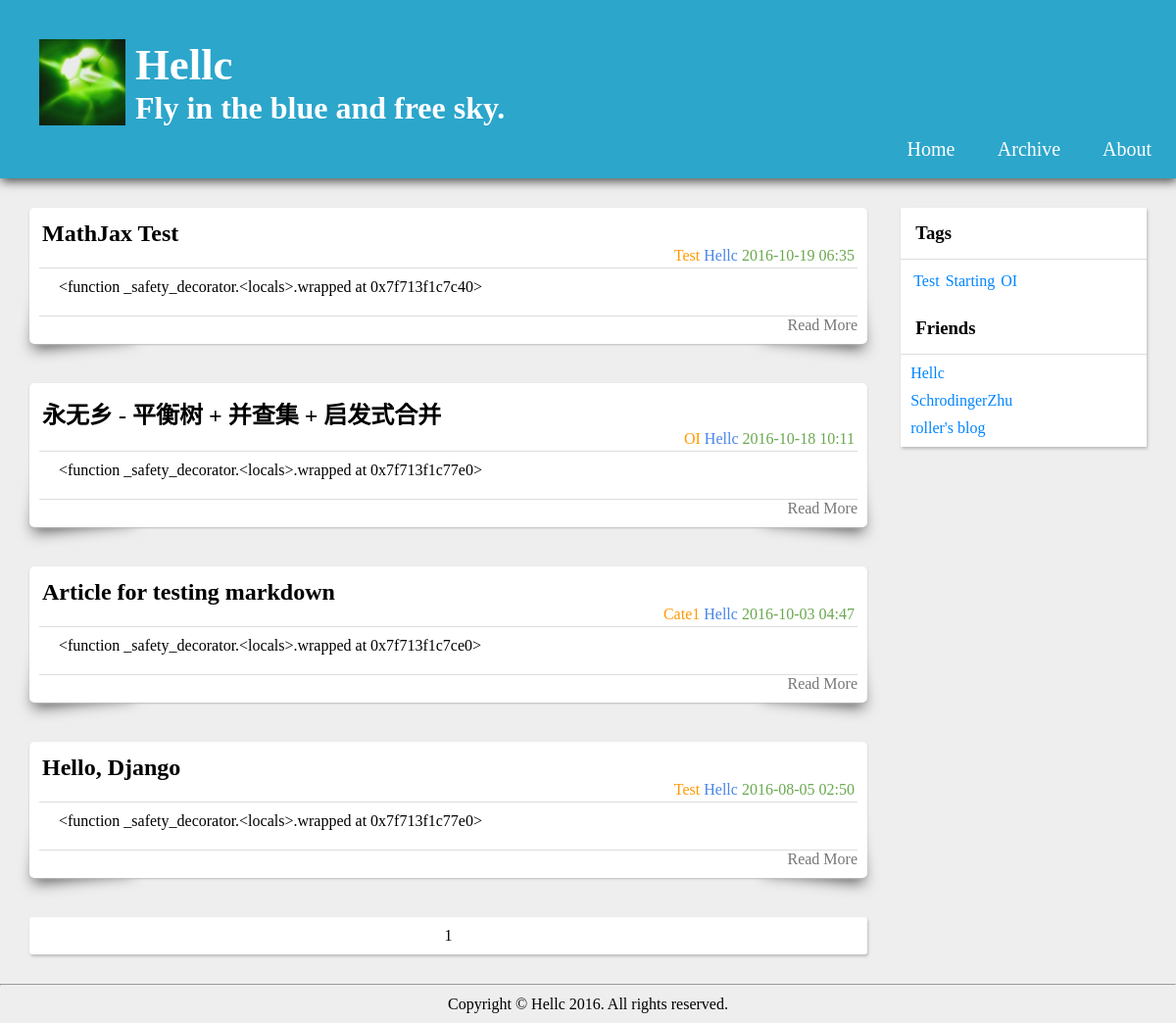
The app's page /, older data.
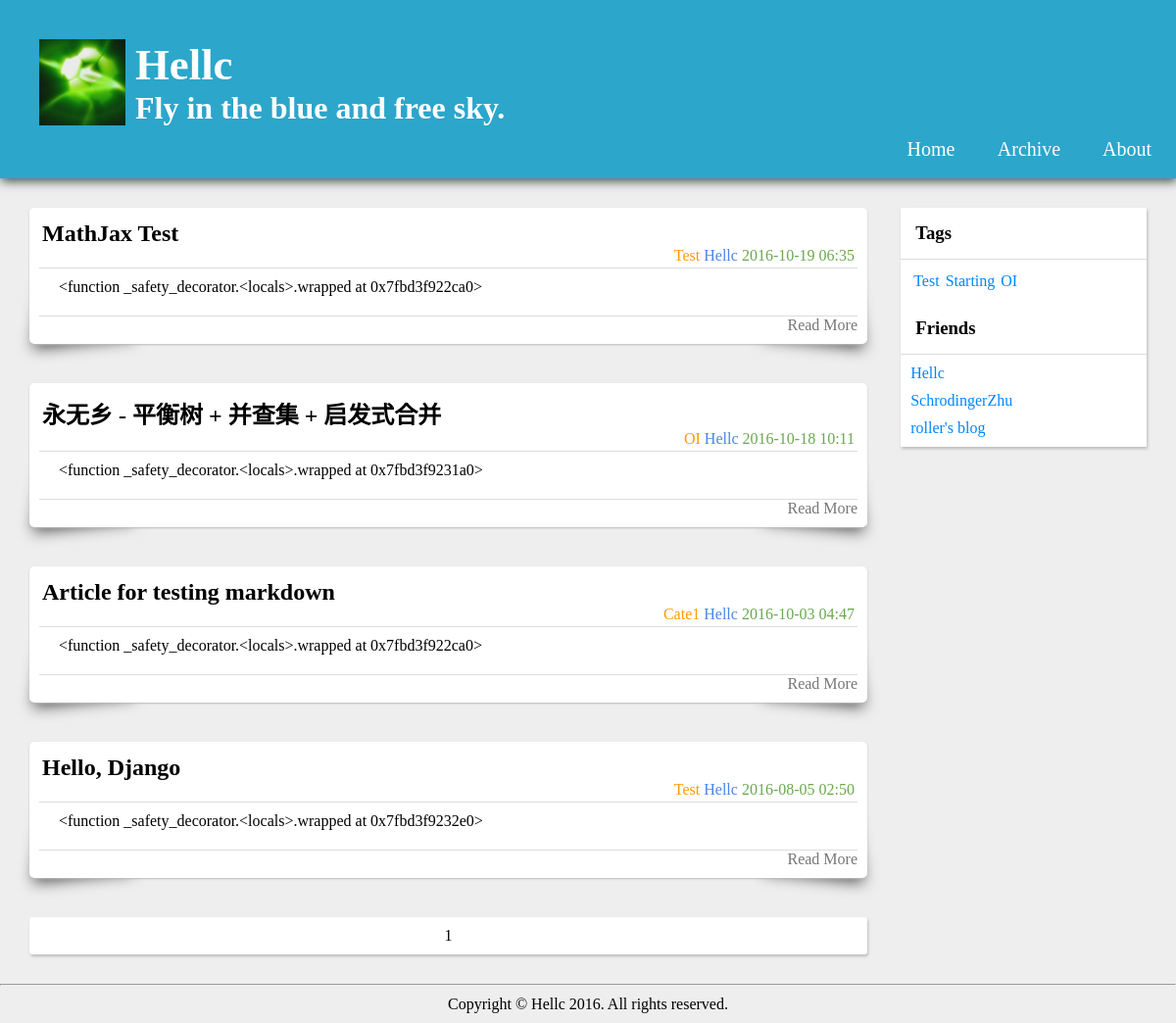
The same page, newer data.
### Blog/models.py (models this page shows, shortened)
class Article(models.Model):
    title = models.CharField("Title", max_length = 100)
    author = models.CharField("Author", max_length = 16)
    content = models.TextField("Content")
    createTime = models.DateTimeField("CreateTime")
    permalink = models.SlugField("Link", null = True)
    category = models.ForeignKey(Category, verbose_name = "Category")
    tags = models.ManyToManyField(Tag, verbose_name = "Tag", related_name = "articles")

class Category(models.Model):
    name = models.CharField("Name", max_length = 16)

### Blog/views.py (the view)
# urls.py: url(r'^$', getArticleList, name = "BlogGetHomePage"),
def getArticleList(request, pageNum = 1):
    ctx = getBaseContent()
    allArticles = Article.objects.all().order_by("-createTime")
    pages = Paginator(allArticles, 10)
    try:
        articles = pages.page(pageNum)
    except PageNotAnInteger:
        articles = pages.page(1)
    except EmptyPage:
        articles = pages.page(pages.num_pages)
    ctx.update({
        "articles" : articles,
    })
    return render(request, 'article-list.html', ctx)

### Blog/templatetags/markdownRender.py (called while the page is built)
@register.filter(name = "markdownRender", is_safe = True)
@stringfilter
def renderMarkdown(src):
    return mark_safe(markdown(src))

### Blog/templatetags/trunc.py (called while the page is built)
@register.filter(name = "trunc")
@stringfilter
def trunc(src):
    i = src.find(readMoreSeparator)
    if i != -1:
        return src[:i]
    else:
        return src

### Blog/views.py (called while the page is built)
def globalVariable(request):
    return {
        "SITE_URL" : settings.SITE_URL
    }

def getBaseContent():
    return {
        "tags" : Tag.objects.all(),
        "friendLinks" : FriendLink.objects.all()
    }

### templates/article-list.html (shortened to what this page needs)
{% extends "parts/base.html" %}
{% load trunc %}
{% load markdownRender %}
{% load static %}
{% block style %}
<link rel = "stylesheet" type = "text/css" href = "{% static 'css/article-list.css' %}" />
<link rel = "stylesheet" type = "text/css" href = "{% static 'css/parts/markdown.css' %}" />
<link rel = "stylesheet" type = "text/css" href = "{% static 'css/parts/highlight.css' %}" />
{% endblock %}
{% block content %}
<div id = "Articles">
    {% for article in articles %}
    <article class = "Article">
        <header class = "ArticleHeader">
            <div class = "Title">
                <h1>
                    <a href = "{% url 'BlogGetDetail' article.permalink %}">
                        {{ article.title }}
                    </a>
                </h1>
            </div>
            <div class = "Info">
                <span class = "Category">
                    {{ article.category.name }}
                </span>
                <span class = "Author">
                    {{ article.author }}
                </span>
                <span class = "CreateTime">
                    {{ article.createTime | date:"Y-m-d H:i" }}
                </span>
            </div>
        </header>
        <div class = "Summary Markdown">
            {{ article.content | trunc | markdownRender }}
        </div>
        <footer class = "ArticleFooter">
            <a href = "{% url 'BlogGetDetail' article.permalink %}" class = "ReadMore"> Read More </a>
        </footer>
    </article>
    {% endfor %}
    <footer class = "ArticlesFooter">
        <nav class = "PageNav">
            {% for pageNum in articles.paginator.page_range %}
                {% ifequal pageNum articles.number %}
                    <span class = "PageNavLink Curr">
                        {{ pageNum }}
                    </span>
                {% else %}
                    <a class = "PageNavLink" href = "{% url 'BlogGetArticleList' pageNum %}">
                        {{ pageNum }}
                    </a>
                {% endifequal %}
            {% endfor %}
        </nav>
    </footer>
</div>
{% endblock %}

Row changes from the older to the newer data that the page shows:
changed Article "MathJax Test": content "<function _safety_decorator.<locals>.wrapped at 0x7f713f1c7c40>" → "<function _safety_decorator.<locals>.wrapped at 0x7fbd3f922ca0>"
changed Article "永无乡 - 平衡树 + 并查集 + 启发式合并": content "<function _safety_decorator.<locals>.wrapped at 0x7f713f1c77e0>" → "<function _safety_decorator.<locals>.wrapped at 0x7fbd3f9231a0>"
changed Article "Article for testing markdown": content "<function _safety_decorator.<locals>.wrapped at 0x7f713f1c7ce0>" → "<function _safety_decorator.<locals>.wrapped at 0x7fbd3f922ca0>"
changed Article "Hello, Django": content "<function _safety_decorator.<locals>.wrapped at 0x7f713f1c77e0>" → "<function _safety_decorator.<locals>.wrapped at 0x7fbd3f9232e0>"
